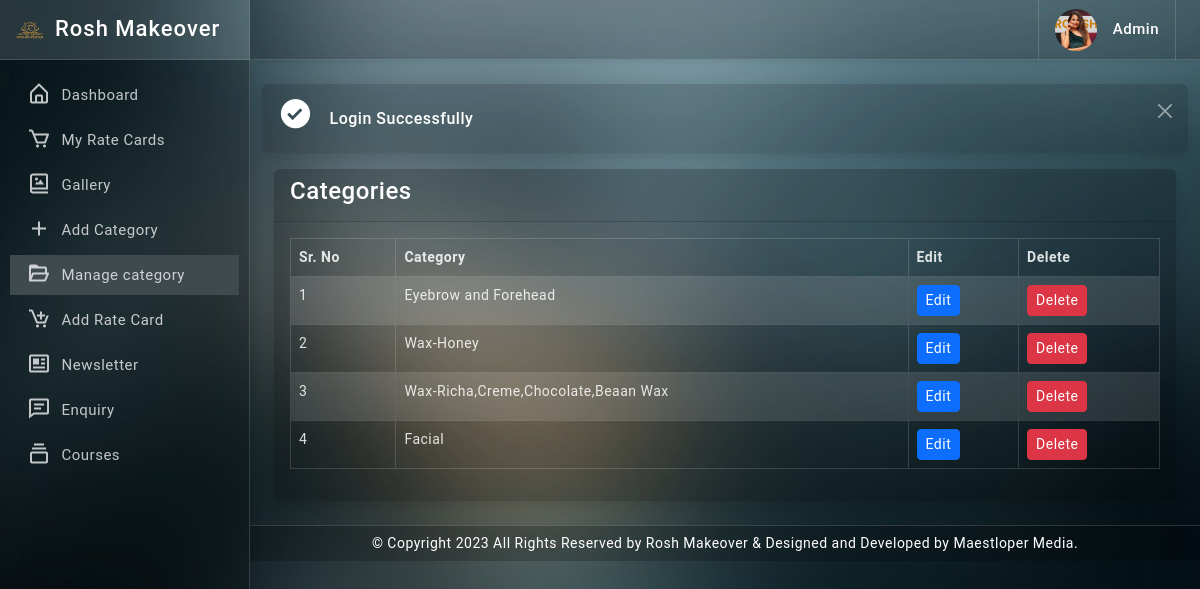
/admin/manage-category.php (signed in), run on the app's committed database.
### tables this page shows
CREATE TABLE `categories` (
  `id` int(11)  not null auto_increment primary key,
  `category` varchar(191) NOT NULL,
  `created_on` datetime NOT NULL DEFAULT CURRENT_TIMESTAMP
);

### functions/myfunction.php (called while the page is built, shortened)
<?php
include('../config/dbcon.php');
function getAll($table){
    global $con;
    $query = "SELECT * FROM `$table`";
    return $query_run = mysqli_query($con, $query);
}
?>

### admin/manage-category.php (the view, shortened to what this page needs)
<?php
include('include/header.php');
?>
<div class="page-wrapper">
    <div class="page-content">
        <div class="row">
            <?php if (isset($_SESSION['message'])) { ?>
            <div class="alert border-0 alert-dismissible fade show py-2">
                <div class="d-flex align-items-center">
                    <div class="font-35 text-white"><i class='bx bxs-check-circle'></i></div>
                    <div class="ms-3">
                        <h6 class="mb-0 text-white"><?= $_SESSION['message']; ?></h6>
                    </div>
                </div>
                <button type="button" class="btn-close" data-bs-dismiss="alert" aria-label="Close"></button>
            </div>
            <?php
        }
        ?>
            <div class="col-md-12">
                <div class="card">
                    <div class="card-header">
                        <h4>Categories</h4>
                    </div>
                    <div class="card-body">
                        <table class="table table-bordered table-striped">
                            <thead>
                                <tr>
                                    <th>Sr. No</th>
                                    <th>Category</th>
                                    <th>Edit</th>
                                    <th>Delete</th>
                                </tr>
                            </thead>
                            <tbody>
                                <?php
                                    $categories = getAll('categories');
                                    if(mysqli_num_rows($categories) > 0) {
                                        foreach($categories as $item) {
                                ?>
                                <tr>
                                    <td><?= $item['id']; ?></td>
                                    <td><?= $item['category']; ?></td>
                                    <td>
                                        <a href="edit-category.php?id=<?= $item['id']; ?>"
                                            class="btn btn-sm btn-primary">
                                            Edit
                                        </a>
                                    </td>
                                    <td>
                                        <a href="delete-category.php?id=<?= $item['id']; ?>"
                                            class="btn btn-sm btn-danger">
                                            Delete
                                        </a>
                                    </td>
                                </tr>
                                <?php
                                        }
                                    }
                                    else {
                                        echo '<tr><td colspan="4" style="text-align: center;">No Categories Found</td></tr>';
                                    }
                                ?>
                            </tbody>
                        </table>
                    </div>
                </div>
            </div>
        </div>
    </div>
</div>
<?php include('include/footer.php'); ?>

### admin/assets/css/app.css (style rules this page uses)
body { font-size: 14px; letter-spacing: .5px; font-family: Roboto, sans-serif; overflow-x: hidden }
a { text-decoration: none }
.page-wrapper { height: 100%; margin-top: 60px; margin-bottom: 0px; margin-left: 250px }
.page-content { padding: 1.5rem 1.5rem 0 1.5rem }
.font-35 { font-size: 35px }
.btn-close { filter: invert(1) grayscale(100%) brightness(200%); }
.bg-theme { background-size: 100% 100%; background-attachment: fixed; background-position: center; background-repeat: no-repeat; transition: background .2s; }
body.bg-theme2 { background-image: url(../images/bg-themes/2.png); }

### data on the page
categories: id "1", category "Eyebrow and Forehead"
categories: id "2", category "Wax-Honey"
categories: id "3", category "Wax-Richa,Creme,Chocolate,Beaan Wax"
categories: id "4", category "Facial"

### other printed values
$_SESSION['message'] "Login Successfully"
